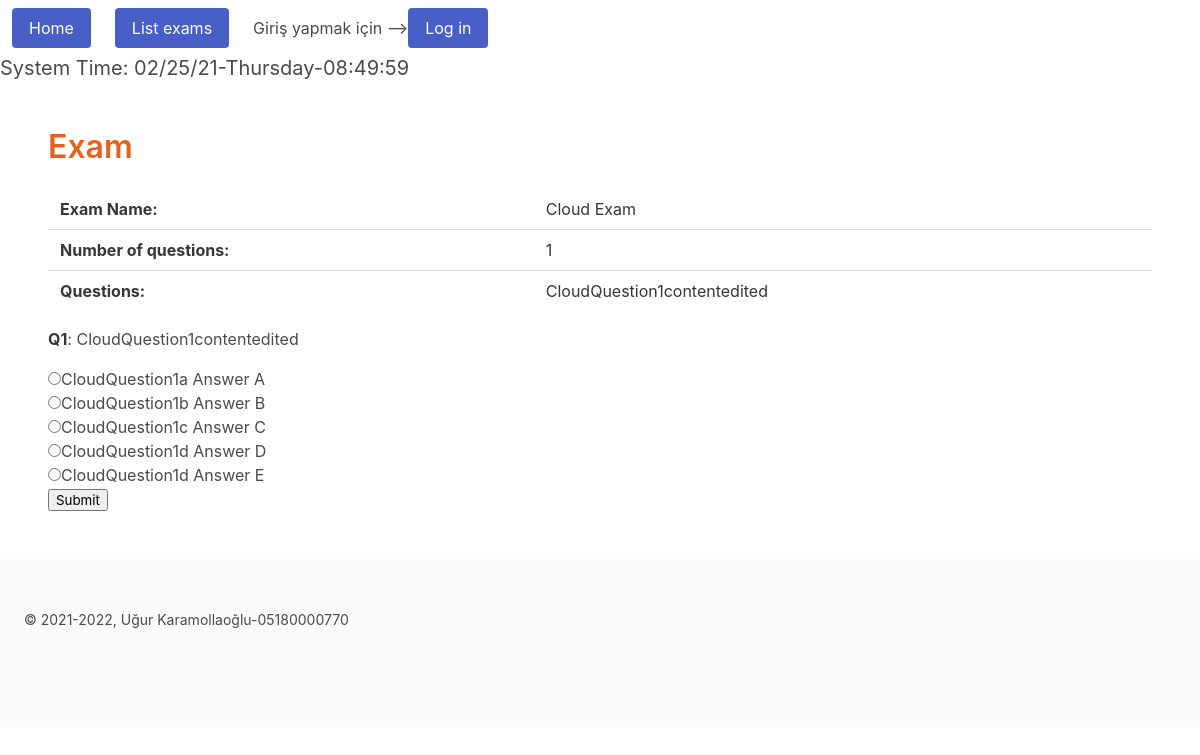
Screenshot of /exams/1 with the database file from the repository.
### tables this page shows
CREATE TABLE exam (examno INTEGER PRIMARY KEY AUTOINCREMENT, 
					examname VARCHAR(50) NOT NULL,
					numberofquestions INTEGER, 
					question VARCHAR(100), 
					a VARCHAR(100), 
					b VARCHAR(100), 
					c VARCHAR(100), 
					d VARCHAR(100), 
					e VARCHAR(100));

### views.py (the view)
def exam_page(exam_key):
    db = current_app.config["db"]
    exam = db.get_exam(exam_key)
    if exam is None:
        abort(404)
    x = datetime.now()
    date = x.strftime("%x")
    day_name = x.strftime("%A")
    time = x.strftime("%X")
    return render_template("exam.html", exam=exam, date = date, day_name = day_name, time = time)

### database.py (called while the page is built)
    def get_exam(self, exam_key):
        with dbapi2.connect(self.dbfile) as connection:
            cursor = connection.cursor()
            query = "SELECT examname, numberofquestions, question, a, b, c, d, e FROM exam WHERE (examno = ?)"
            cursor.execute(query, (exam_key,))
            examname, numberofquestions, question, a, b, c, d, e = cursor.fetchone()
        exam_ = Exam(examname, numberofquestions, question, a, b, c, d, e)
        return exam_

### templates/exam.html (shortened to what this page needs)
{% extends "layout.html" %}
{% block content %}
    <h1 class="title">Exam</h1>
    <table class="table">
      <tr>
        <th>Exam Name:</th>
        <td>{{ exam.examname }}</td>
      </tr>
      <tr>
        <th>Number of questions:</th>
        <td>{{ exam.numberofquestions }}</td>
      </tr>
      <tr>
        <th>Questions:</th>
        <td>{{ exam.question }}</td>
      </tr>
    </table>
    <form>
      <div class="question">
          <p><strong>Q1</strong>: {{ exam.question }}</p>
          <label>
              <input type="radio" name="one" value="a">{{ exam.a }} Answer A
          </label>
          <br>
          <label>
              <input type="radio" name="one" value="b">{{ exam.b }} Answer B
          </label>
          <br>
          <label>
              <input type="radio" name="one" value="c">{{ exam.c }} Answer C
          </label>
          <br>
          <label>
              <input type="radio" name="one" value="d">{{ exam.d }} Answer D
          </label>
          <br>
          <label>
              <input type="radio" name="one" value="d">{{ exam.d }} Answer E
          </label>
          <br>
      </div>
      <input type="submit" />
  </form>
{% endblock %}

### static/myexams.css (style rules this page uses)
h1.title { color: #e9601a; }

### rows the page displays
exam: examname "Cloud Exam", numberofquestions "1", question "CloudQuestion1contentedited", a "CloudQuestion1a", b "CloudQuestion1b", c "CloudQuestion1c", d "CloudQuestion1d"
